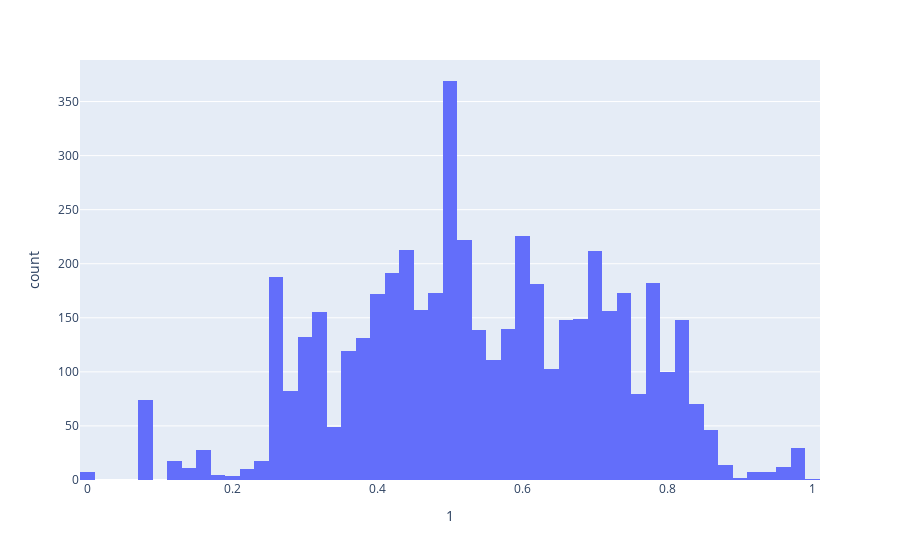

Here is the notebook cell this chart was saved with:
### Code cell
fig = px.histogram(smoted_df, x=1)
fig.show()

### Figure 1 — Plotly figure (JSON) as saved in the notebook; plotly's stock layout.template omitted (floating-point values rounded to 4 significant figures; data arrays with more than 128 entries replaced by an {"elided": "..."} marker saying what was removed)
{"data": [{"alignmentgroup": "True", "bingroup": "x", "hovertemplate": "1=%{x}<br>count=%{y}<extra></extra>", "legendgroup": "", "marker": {"color": "#636efa"}, "name": "", "offsetgroup": "", "orientation": "v", "showlegend": false, "type": "histogram", "x": {"elided": "4965 float values"}, "xaxis": "x", "yaxis": "y"}], "layout": {"barmode": "relative", "legend": {"tracegroupgap": 0}, "margin": {"t": 60}, "xaxis": {"anchor": "y", "domain": [0, 1], "title": {"text": "1"}}, "yaxis": {"anchor": "x", "domain": [0, 1], "title": {"text": "count"}}}}
